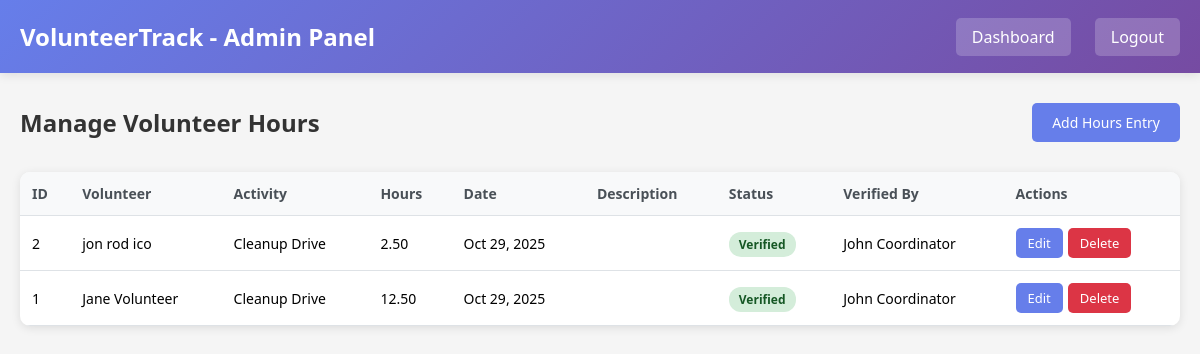
Screenshot of /users/admin/modules/hours/manage_hours.php (signed in) with the database file from the repository.
### tables this page shows
CREATE TABLE `hours` (
  `hour_id` int(11) NOT NULL,
  `volunteer_id` int(11) NOT NULL,
  `activity_id` int(11) NOT NULL,
  `hours_worked` decimal(5,2) NOT NULL,
  `work_date` date NOT NULL,
  `description` text DEFAULT NULL,
  `status` enum('pending','verified','rejected') DEFAULT 'pending',
  `verified_by` int(11) DEFAULT NULL,
  `verified_at` timestamp NULL DEFAULT NULL,
  `created_at` timestamp NOT NULL DEFAULT current_timestamp(),
  `updated_at` timestamp NOT NULL DEFAULT current_timestamp() ON UPDATE current_timestamp()
);

CREATE TABLE `users` (
  `user_id` int(11) NOT NULL,
  `username` varchar(50) NOT NULL,
  `email` varchar(100) NOT NULL,
  `password` varchar(255) NOT NULL,
  `full_name` varchar(100) NOT NULL,
  `role` enum('volunteer','coordinator','admin') NOT NULL DEFAULT 'volunteer',
  `phone` varchar(20) DEFAULT NULL,
  `address` text DEFAULT NULL,
  `status` enum('active','inactive') DEFAULT 'active',
  `created_at` timestamp NOT NULL DEFAULT current_timestamp(),
  `updated_at` timestamp NOT NULL DEFAULT current_timestamp() ON UPDATE current_timestamp()
);

CREATE TABLE `activities` (
  `activity_id` int(11) NOT NULL,
  `activity_name` varchar(100) NOT NULL,
  `description` text DEFAULT NULL,
  `location` varchar(200) DEFAULT NULL,
  `created_by` int(11) NOT NULL,
  `status` enum('active','inactive') DEFAULT 'active',
  `created_at` timestamp NOT NULL DEFAULT current_timestamp(),
  `updated_at` timestamp NOT NULL DEFAULT current_timestamp() ON UPDATE current_timestamp()
);

### includes/auth.php (called while the page is built, shortened)
<?php
function getUserRole() {
    return isset($_SESSION['role']) ? $_SESSION['role'] : null;
}
?>

### users/admin/modules/hours/manage_hours.php (the view, shortened to what this page needs)
<?php
require_once '../../../../includes/auth.php';
$database = new Database();
$db = $database->getConnection();
$query = "SELECT h.*, u.full_name as volunteer_name, a.activity_name, v.full_name as verifier_name
          FROM hours h
          JOIN users u ON h.volunteer_id = u.user_id
          JOIN activities a ON h.activity_id = a.activity_id
          LEFT JOIN users v ON h.verified_by = v.user_id
          ORDER BY h.created_at DESC";
$stmt = $db->prepare($query);
$stmt->execute();
$hours = $stmt->fetchAll(PDO::FETCH_ASSOC);
?>
<!DOCTYPE html>
<html lang="en">
<head>
</head>
<body>
    <div class="header">
        <div class="header-content">
            <h1><?php echo SITE_NAME; ?> - <?php echo getUserRole() == 'admin' ? 'Admin' : 'Coordinator'; ?> Panel</h1>
            <div class="header-links">
                <a href="../../<?php echo getUserRole() == 'admin' ? 'a' : 'c'; ?>../../a_dashboard.php">Dashboard</a>
                <a href="../../../../logout.php">Logout</a>
            </div>
        </div>
    </div>
    <div class="container">
        <div class="page-header">
            <h2>Manage Volunteer Hours</h2>
            <a href="add_hours.php" class="btn btn-primary">Add Hours Entry</a>
        </div>
        <div class="card">
            <div class="table-responsive">
                <table>
                    <thead>
                        <tr>
                            <th>ID</th>
                            <th>Volunteer</th>
                            <th>Activity</th>
                            <th>Hours</th>
                            <th>Date</th>
                            <th>Description</th>
                            <th>Status</th>
                            <th>Verified By</th>
                            <th>Actions</th>
                        </tr>
                    </thead>
                    <tbody>
                        <?php if (count($hours) > 0): ?>
                            <?php foreach ($hours as $hour): ?>
                            <tr>
                                <td><?php echo $hour['hour_id']; ?></td>
                                <td><?php echo htmlspecialchars($hour['volunteer_name']); ?></td>
                                <td><?php echo htmlspecialchars($hour['activity_name']); ?></td>
                                <td><?php echo $hour['hours_worked']; ?></td>
                                <td><?php echo date('M d, Y', strtotime($hour['work_date'])); ?></td>
                                <td><?php echo htmlspecialchars(substr($hour['description'], 0, 30)) . (strlen($hour['description']) > 30 ? '...' : ''); ?></td>
                                <td>
                                    <span class="badge badge-<?php echo $hour['status']; ?>">
                                        <?php echo ucfirst($hour['status']); ?>
                                    </span>
                                </td>
                                <td><?php echo $hour['verifier_name'] ? htmlspecialchars($hour['verifier_name']) : '-'; ?></td>
                                <td>
                                    <div class="actions">
                                        <a href="edit_hours.php?id=<?php echo $hour['hour_id']; ?>"
                                           class="btn btn-primary btn-sm">Edit</a>
                                        <a href="?delete=<?php echo $hour['hour_id']; ?>"
                                           class="btn btn-danger btn-sm"
                                           onclick="return confirm('Delete this entry?')">Delete</a>
                                    </div>
                                </td>
                            </tr>
                            <?php endforeach; ?>
                        <?php endif; ?>
                    </tbody>
                </table>
            </div>
        </div>
    </div>
</body>
</html>

### users/admin/modules/hours/manage_hours.php (style rules this page uses)
* { margin: 0; padding: 0; box-sizing: border-box; }
body { font-family: 'Segoe UI', Tahoma, Geneva, Verdana, sans-serif; background: #f5f5f5; }
.header { background: linear-gradient(135deg, #667eea 0%, #764ba2 100%); color: white; padding: 20px; box-shadow: 0 2px 10px rgba(0,0,0,0.1); }
.header-content { max-width: 1400px; margin: 0 auto; display: flex; justify-content: space-between; align-items: center; }
.header h1 { font-size: 24px; }
.header-links a { color: white; text-decoration: none; margin-left: 20px; padding: 8px 16px; border-radius: 5px; background: rgba(255,255,255,0.2); }
.container { max-width: 1400px; margin: 30px auto; padding: 0 20px; }
.page-header { display: flex; justify-content: space-between; align-items: center; margin-bottom: 30px; }
.page-header h2 { color: #333; }
.btn { padding: 10px 20px; border: none; border-radius: 5px; cursor: pointer; text-decoration: none; display: inline-block; transition: all 0.3s; font-size: 14px; }
.btn-primary { background: #667eea; color: white; }
.btn-danger { background: #dc3545; color: white; }
.btn-sm { padding: 6px 12px; font-size: 13px; }
.card { background: white; border-radius: 10px; box-shadow: 0 2px 10px rgba(0,0,0,0.1); overflow: hidden; }
.table-responsive { overflow-x: auto; }
table { width: 100%; border-collapse: collapse; }
thead { background: #f8f9fa; }
th, td { padding: 12px; text-align: left; border-bottom: 1px solid #dee2e6; font-size: 14px; }
th { font-weight: 600; color: #495057; }
.badge { padding: 4px 10px; border-radius: 12px; font-size: 12px; font-weight: 600; }
.badge-verified { background: #d4edda; color: #155724; }
.actions { display: flex; gap: 5px; flex-wrap: wrap; }

### rows the page displays
hours: hour_id "2", volunteer.full_name "jon rod ico", activity.activity_name "Cleanup Drive", hours_worked "2.50", work_date "Oct 29, 2025", status "Verified", verified_by.full_name "John Coordinator"
hours: hour_id "1", volunteer.full_name "Jane Volunteer", activity.activity_name "Cleanup Drive", hours_worked "12.50", work_date "Oct 29, 2025", status "Verified", verified_by.full_name "John Coordinator"

### other values shown
SITE_NAME "VolunteerTrack"
